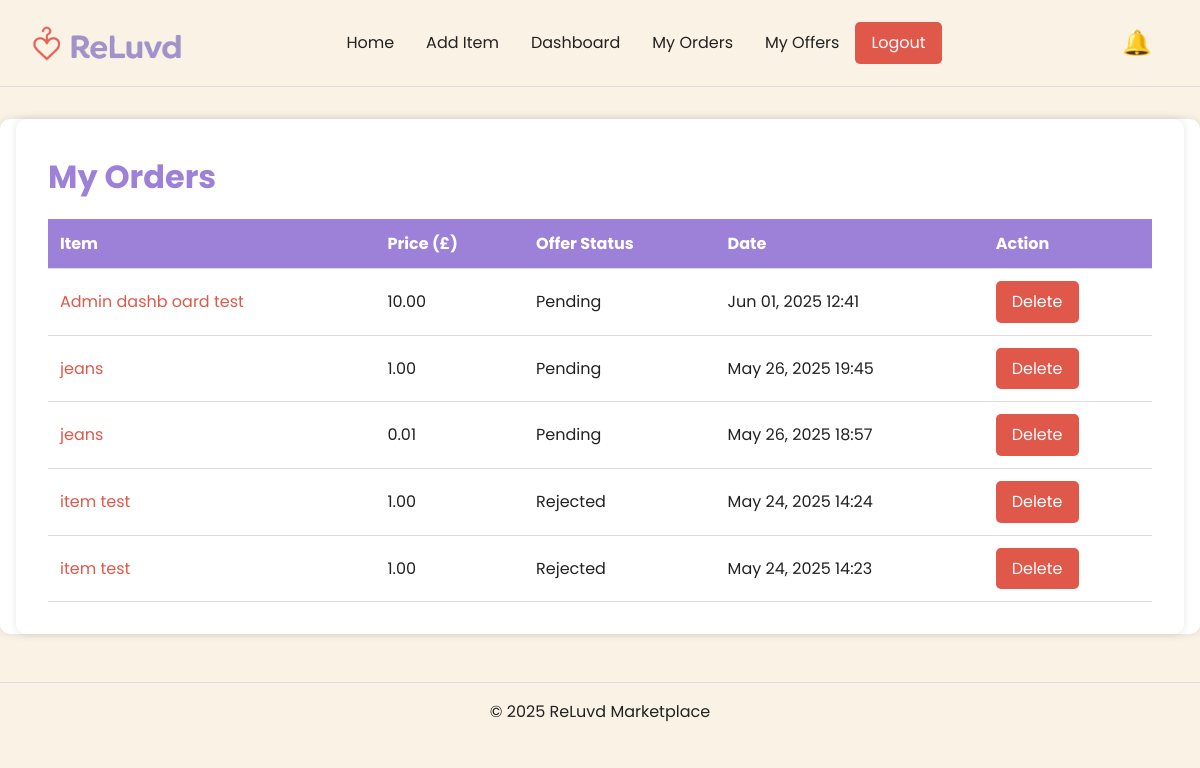
The page /checkout/orders/ (signed in) on the database its author committed.
### checkout/models.py (models this page shows, shortened)
class Order(models.Model):
    STATUS_CHOICES = [
        ("pending", "Pending"),
        ("accepted", "Accepted"),
        ("rejected", "Rejected"),
    ]
    item = models.ForeignKey(
        Item, on_delete=models.CASCADE, related_name="checkout_orders"
    )
    buyer = models.ForeignKey(settings.AUTH_USER_MODEL, on_delete=models.CASCADE)
    price = models.DecimalField(max_digits=10, decimal_places=2)
    is_offer = models.BooleanField(default=False)
    offer_note = models.TextField(blank=True)
    created_at = models.DateTimeField(auto_now_add=True)
    status = models.CharField(
        max_length=10, choices=STATUS_CHOICES, default="pending"
    )  # ✅ new

### items/models.py (models this page shows, shortened)
class Item(models.Model):
    CATEGORY_CHOICES = [
        ("fashion", "Fashion"),
        ("electronics", "Electronics"),
        ("books", "Books"),
        ("home", "Home"),
        ("other", "Other"),
    ]
    title = models.CharField(max_length=100)
    description = models.TextField()
    category = models.CharField(max_length=20, choices=CATEGORY_CHOICES)
    price = models.DecimalField(max_digits=8, decimal_places=2)
    image = models.ImageField(upload_to="item_images/", blank=True, null=True)
    seller = models.ForeignKey(User, on_delete=models.CASCADE, related_name="items")
    date_posted = models.DateTimeField(auto_now_add=True)
    is_sold = models.BooleanField(default=False)
    quantity = models.PositiveIntegerField(default=1)

### checkout/views.py (the view)
# urls.py: path("orders/", views.my_orders, name="my_orders"),
@login_required
def my_orders(request):
    orders = (
        Order.objects.filter(buyer=request.user)
        .select_related("item")
        .order_by("-created_at")
    )
    return render(request, "checkout/my_orders.html", {"orders": orders})

### items/context_processors.py (called while the page is built)
def notifications(request):
    return {"notifications": get_notifications(request.user)}

### items/utils.py (called while the page is built)
def get_notifications(user):
    if not user.is_authenticated:
        return []
    items = Item.objects.filter(seller=user)
    message_notes = Message.objects.filter(item__in=items).order_by("-created_at")[:5]
    offer_notes = Order.objects.filter(item__in=items, is_offer=True).order_by(
        "-created_at"
    )[:5]
    sold_notes = Item.objects.filter(seller=user, is_sold=True).order_by(
        "-date_posted"
    )[:5]
    return {
        "messages": message_notes,
        "offers": offer_notes,
        "sales": sold_notes,
    }

### templates/checkout/my_orders.html (shortened to what this page needs)
{% extends "base.html" %}
{% load static %}
{% block extra_css %}
<link rel="stylesheet" href="{% static 'css/my_orders.css' %}">
{% endblock %}
{% block content %}
<main role="main" aria-labelledby="my-orders-heading">
    <h2 id="my-orders-heading">My Orders</h2>
    {% if orders %}
    <table aria-describedby="my-orders-heading">
        <thead>
            <tr>
                <th scope="col">Item</th>
                <th scope="col">Price (£)</th>
                <th scope="col">Offer Status</th>
                <th scope="col">Date</th>
                <th scope="col">Action</th>
            </tr>
        </thead>
        <tbody>
            {% for order in orders %}
            <tr>
                <td>
                    <a href="{% url 'item_detail' order.item.id %}" aria-label="View item {{ order.item.title }}">
                        {{ order.item.title }}
                    </a>
                </td>
                <td>{{ order.price }}</td>
                <td>
                    {% if order.is_offer %}
                    {{ order.status|title }}
                    {% else %}
                    Direct Purchase
                    {% endif %}
                </td>
                <td>{{ order.created_at|date:"M d, Y H:i" }}</td>
                <td>
                    <form action="{% url 'delete_order' order.id %}" method="POST" style="display:inline;">
                        <button type="submit" aria-label="Delete order for {{ order.item.title }}">Delete</button>
                    </form>
                </td>
            </tr>
            {% endfor %}
        </tbody>
    </table>
    {% else %}
    <p>You haven’t made any purchases or offers yet.</p>
    {% endif %}
</main>
{% endblock %}

### static/css/style.css (style rules this page uses)
*, *::before, *::after { box-sizing: border-box; }
* { margin: 0; }
@media (prefers-reduced-motion: no-preference) { html { interpolate-size: allow-keywords; } }
body { line-height: 1.5; -webkit-font-smoothing: antialiased; }
input, button, textarea, select { font: inherit; }
p, h1, h2, h3, h4, h5, h6 { overflow-wrap: break-word; }
h1, h2, h3, h4, h5, h6 { text-wrap: balance; }
:root { --primary-red: #E0584A; --primary-purple: #9D80D7; --background: #FAF2E5; --text-dark: #222222; --text-light: #FFFFFF; --accent-yellow: #FFC857; --accent-green: #4CAF50; --error-red: #D32F2F; }
* { margin: 0; padding: 0; box-sizing: border-box; }
body { font-family: 'Poppins', Arial, sans-serif; color: var(--text-dark); background-color: var(--background); line-height: 1.6; font-size: 16px; }
h1, h2, h3, h4, h5, h6 { color: var(--primary-purple); margin-bottom: 0.5em; }
h2 { font-size: 2rem; }
a { color: var(--primary-red); text-decoration: none; }
button, .btn { font-family: inherit; font-size: 1rem; padding: 0.35em 1.0em; border: none; border-radius: 5px; cursor: pointer; background-color: var(--primary-red); color: var(--text-light); transition: background-color 0.3s ease; }

### static/css/my_orders.css (style rules this page uses)
main { background: #fff; padding: 2rem; border-radius: 10px; box-shadow: 0 0 8px rgba(0, 0, 0, 0.1); margin-top: 2rem; }
table { width: 100%; border-collapse: collapse; margin-top: 1rem; }
thead { background-color: var(--primary-purple); color: #fff; }
th, td { padding: 0.75rem; text-align: left; border-bottom: 1px solid #ddd; }
td a { color: var(--primary-red); text-decoration: none; }
button { background-color: var(--primary-red); color: white; border: none; padding: 0.5rem 1rem; border-radius: 5px; cursor: pointer; transition: 0.3s ease; }

### rows shown on the page
Order: item "Admin dashb oard test", price "10.00", status "Pending", created_at "Jun 01, 2025 12:41"
Order: item "jeans", price "1.00", status "Pending", created_at "May 26, 2025 19:45"
Order: item "jeans", price "0.01", status "Pending", created_at "May 26, 2025 18:57"
Order: item "item test", price "1.00", status "Rejected", created_at "May 24, 2025 14:24"
Order: item "item test", price "1.00", status "Rejected", created_at "May 24, 2025 14:23"
